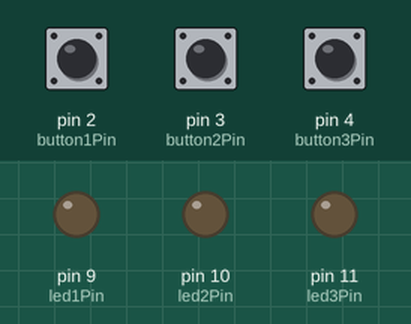
This sketch was run on a simulated Arduino Uno, built with avr-gcc and run on an emulated ATmega328P. Shown: output pins drawn as LEDs (lit = HIGH). The inputs (shaded band) are chosen by the test bench; at power-on: pin 2 (button1Pin) LOW, pin 3 (button2Pin) LOW, pin 4 (button3Pin) LOW.

Above: at 1.2 s.
1.3 s: pin 2 (button1Pin) pulled HIGH for 0.15 s
At 1.37 s:
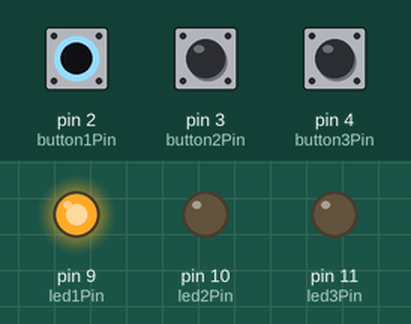
2.9 s: pin 3 (button2Pin) pulled HIGH for 0.15 s
At 2.97 s:
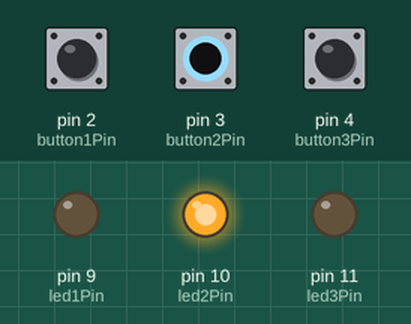
4.5 s: pin 4 (button3Pin) pulled HIGH for 0.15 s
At 4.57 s:
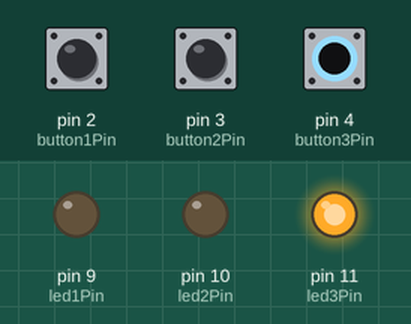
6.1 s: pin 4 (button3Pin) pulled HIGH for 3.2 s
At 10.0 s:
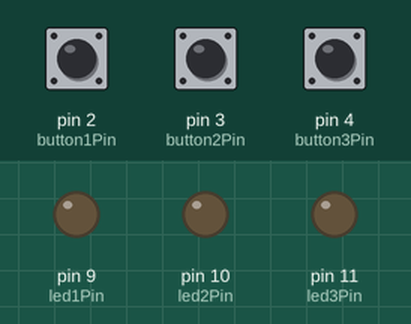
10.8 s: pin 2 (button1Pin) pulled HIGH for 3.2 s
At 11.1 s:
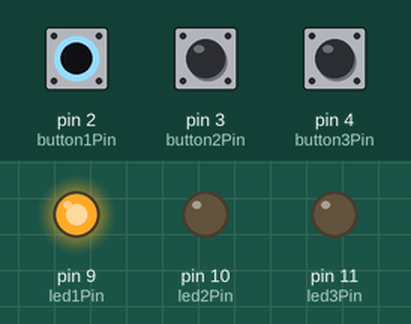
15.5 s: pin 2 (button1Pin) driven HIGH and pin 3 (button2Pin) driven HIGH
At 15.9 s:
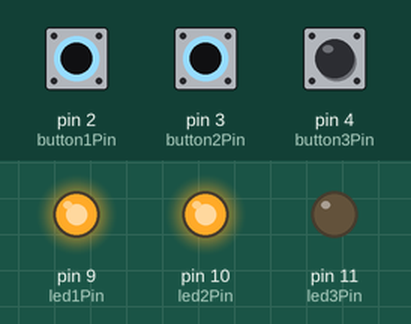
Timing chart, 0 to 18.0 s (numbered marks = the images above; inputs shaded):
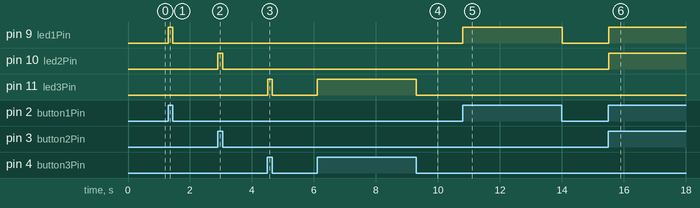

Measured:
- after the input at 1.3 s, pin 9 (led1Pin): LOW → HIGH at once, → LOW 0.15 s later
- after the input at 2.9 s, pin 10 (led2Pin): LOW → HIGH at once, → LOW 0.15 s later
- after the input at 4.5 s, pin 11 (led3Pin): LOW → HIGH at once, → LOW 0.15 s later
- after the input at 6.1 s, pin 11 (led3Pin): LOW → HIGH at once, → LOW 3.2 s later
- after the input at 10.8 s, pin 9 (led1Pin): LOW → HIGH at once, → LOW 3.2 s later
- after the input at 15.5 s, pin 9 (led1Pin), pin 10 (led2Pin): LOW → HIGH at once

The sketch:

Tugas_Prak_MCU_2.1.ino
```cpp
const int button1Pin = 2; // Pin untuk tombol pertama
const int button2Pin = 3; // Pin untuk tombol kedua
const int button3Pin = 4; // Pin untuk tombol ketiga
const int led1Pin = 9; // Pin untuk LED pertama
const int led2Pin = 10; // Pin untuk LED kedua
const int led3Pin = 11; // Pin untuk LED ketiga

void setup() {
  pinMode(button1Pin, INPUT);
  pinMode(button2Pin, INPUT);
  pinMode(button3Pin, INPUT);
  pinMode(led1Pin, OUTPUT);
  pinMode(led2Pin, OUTPUT);
  pinMode(led3Pin, OUTPUT);
}

void loop() {
  int button1State = digitalRead(button1Pin);
  int button2State = digitalRead(button2Pin);
  int button3State = digitalRead(button3Pin);

  if (button1State == HIGH) {
    digitalWrite(led1Pin, HIGH);
  } else {
    digitalWrite(led1Pin, LOW);
  }

  if (button2State == HIGH) {
    digitalWrite(led2Pin, HIGH);
  } else {
    digitalWrite(led2Pin, LOW);
  }

  if (button3State == HIGH) {
    digitalWrite(led3Pin, HIGH);
  } else {
    digitalWrite(led3Pin, LOW);
  }
}
```
